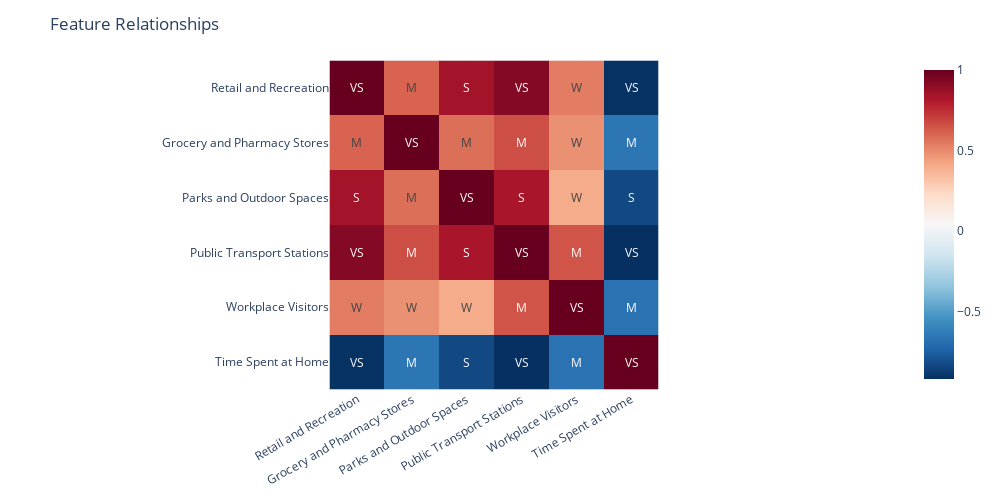

The notebook cell saved with this chart:
### Code cell
fig = px.imshow(
    corr,
    width=PLOT_WIDTH,
    height=PLOT_HEIGHT,
    text_auto=".2f",
    color_continuous_scale="RdBu_r",
)

fig.update_layout(
    title="Feature Relationships",
    xaxis=dict(
        tickmode="array",
        tickvals=corr.columns,
        ticktext=helper.TITLES,
        tickangle=-30,
        rangeselector_font_size=AXIS_FONT_SIZE,
    ),
    yaxis=dict(
        tickmode="array",
        tickvals=corr.columns,
        ticktext=helper.TITLES,
        tickfont_size=AXIS_FONT_SIZE,
    ),
    font_size=TITLE_FONT_SIZE
)
fig.update_traces(text=labels, texttemplate="%{text}")

fig.show()
fig.write_image("../plots/Feature Correlations.png")

### Figure 1 — Plotly figure (JSON) as saved in the notebook; plotly's stock layout.template omitted (floating-point values rounded to 4 significant figures)
{"data": [{"coloraxis": "coloraxis", "hovertemplate": "x: %{x}<br>y: %{y}<br>color: %{z}<extra></extra>", "name": "0", "text": [["VS", "M", "S", "VS", "W", "VS"], ["M", "VS", "M", "M", "W", "M"], ["S", "M", "VS", "S", "W", "S"], ["VS", "M", "S", "VS", "M", "VS"], ["W", "W", "W", "M", "VS", "M"], ["VS", "M", "S", "VS", "M", "VS"]], "texttemplate": "%{text}", "type": "heatmap", "x": ["retail_and_recreation", "grocery_and_pharmacy", "parks", "transit_stations", "workplaces", "residential"], "xaxis": "x", "y": ["retail_and_recreation", "grocery_and_pharmacy", "parks", "transit_stations", "workplaces", "residential"], "yaxis": "y", "z": [[1, 0.6066, 0.8471, 0.9262, 0.5376, -0.9113], [0.6066, 1, 0.5749, 0.6643, 0.4785, -0.6578], [0.8471, 0.5749, 1, 0.83, 0.3979, -0.8317], [0.9262, 0.6643, 0.83, 1, 0.6474, -0.92], [0.5376, 0.4785, 0.3979, 0.6474, 1, -0.6755], [-0.9113, -0.6578, -0.8317, -0.92, -0.6755, 1]]}], "layout": {"coloraxis": {"colorscale": [[0, "rgb(5,48,97)"], [0.1, "rgb(33,102,172)"], [0.2, "rgb(67,147,195)"], [0.3, "rgb(146,197,222)"], [0.4, "rgb(209,229,240)"], [0.5, "rgb(247,247,247)"], [0.6, "rgb(253,219,199)"], [0.7, "rgb(244,165,130)"], [0.8, "rgb(214,96,77)"], [0.9, "rgb(178,24,43)"], [1, "rgb(103,0,31)"]]}, "font": {"size": 12}, "height": 500, "margin": {"t": 60}, "title": {"text": "Feature Relationships"}, "width": 1000, "xaxis": {"anchor": "y", "constrain": "domain", "domain": [0, 1], "rangeselector": {"font": {"size": 12}}, "scaleanchor": "y", "tickangle": -30, "tickmode": "array", "ticktext": ["Retail and Recreation", "Grocery and Pharmacy Stores", "Parks and Outdoor Spaces", "Public Transport Stations", "Workplace Visitors", "Time Spent at Home"], "tickvals": ["retail_and_recreation", "grocery_and_pharmacy", "parks", "transit_stations", "workplaces", "residential"]}, "yaxis": {"anchor": "x", "autorange": "reversed", "constrain": "domain", "domain": [0, 1], "tickfont": {"size": 12}, "tickmode": "array", "ticktext": ["Retail and Recreation", "Grocery and Pharmacy Stores", "Parks and Outdoor Spaces", "Public Transport Stations", "Workplace Visitors", "Time Spent at Home"], "tickvals": ["retail_and_recreation", "grocery_and_pharmacy", "parks", "transit_stations", "workplaces", "residential"]}}}
